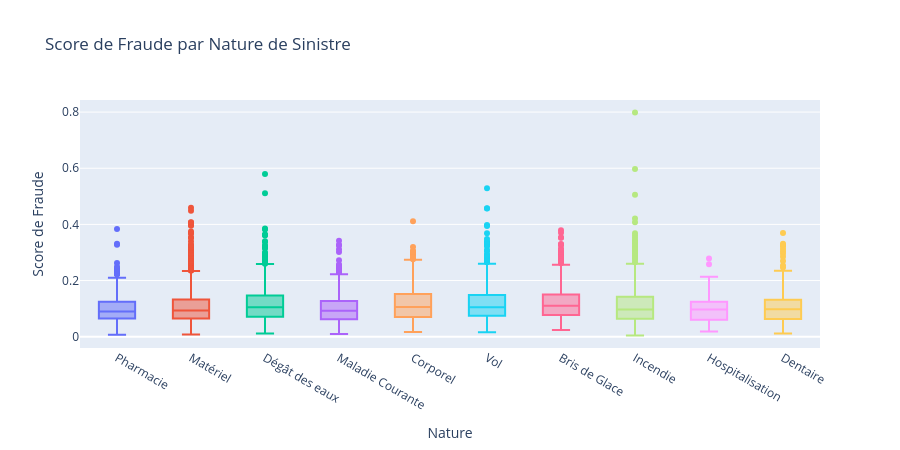
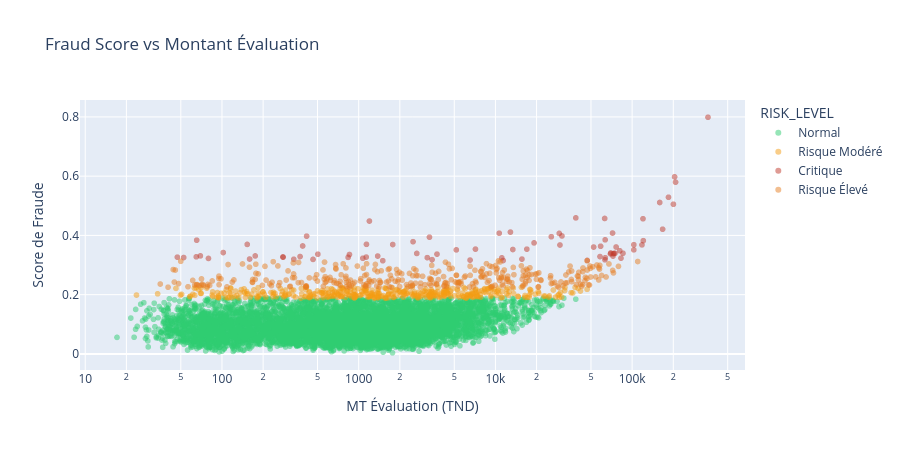

These figures' notebook cell, in order:
### Code cell
# Vue d'ensemble : Fraud Score par Nature de Sinistre
fig = px.box(
    df, x='NATURE_SINISTRE', y='FRAUD_SCORE',
    color='NATURE_SINISTRE',
    title='Score de Fraude par Nature de Sinistre',
    labels={'FRAUD_SCORE': 'Score de Fraude', 'NATURE_SINISTRE': 'Nature'},
)
fig.update_layout(showlegend=False, height=450)
fig.show()

# Score vs Montant
fig2 = px.scatter(
    df, x='MT_EVALUATION', y='FRAUD_SCORE',
    color='RISK_LEVEL',
    color_discrete_map={
        'Normal': '#2ecc71', 'Risque Modéré': '#f39c12',
        'Risque Élevé': '#e67e22', 'Critique': '#c0392b'
    },
    opacity=0.5,
    title='Fraud Score vs Montant Évaluation',
    labels={'MT_EVALUATION': 'MT Évaluation (TND)', 'FRAUD_SCORE': 'Score de Fraude'},
    log_x=True
)
fig2.update_layout(height=450)
fig2.show()

### Figure 1 — Plotly figure (JSON) as saved in the notebook; plotly's stock layout.template omitted (floating-point values rounded to 4 significant figures; data arrays with more than 128 entries replaced by an {"elided": "..."} marker saying what was removed)
{"data": [{"alignmentgroup": "True", "hovertemplate": "Nature=%{x}<br>Score de Fraude=%{y}<extra></extra>", "legendgroup": "Pharmacie", "marker": {"color": "#636efa"}, "name": "Pharmacie", "notched": false, "offsetgroup": "Pharmacie", "orientation": "v", "showlegend": true, "type": "box", "x": {"elided": "429 str values"}, "x0": " ", "xaxis": "x", "y": {"elided": "429 float values"}, "y0": " ", "yaxis": "y"}, {"alignmentgroup": "True", "hovertemplate": "Nature=%{x}<br>Score de Fraude=%{y}<extra></extra>", "legendgroup": "Matériel", "marker": {"color": "#EF553B"}, "name": "Matériel", "notched": false, "offsetgroup": "Matériel", "orientation": "v", "showlegend": true, "type": "box", "x": {"elided": "3035 str values"}, "x0": " ", "xaxis": "x", "y": {"elided": "3035 float values"}, "y0": " ", "yaxis": "y"}, {"alignmentgroup": "True", "hovertemplate": "Nature=%{x}<br>Score de Fraude=%{y}<extra></extra>", "legendgroup": "Dégât des eaux", "marker": {"color": "#00cc96"}, "name": "Dégât des eaux", "notched": false, "offsetgroup": "Dégât des eaux", "orientation": "v", "showlegend": true, "type": "box", "x": {"elided": "592 str values"}, "x0": " ", "xaxis": "x", "y": {"elided": "592 float values"}, "y0": " ", "yaxis": "y"}, {"alignmentgroup": "True", "hovertemplate": "Nature=%{x}<br>Score de Fraude=%{y}<extra></extra>", "legendgroup": "Maladie Courante", "marker": {"color": "#ab63fa"}, "name": "Maladie Courante", "notched": false, "offsetgroup": "Maladie Courante", "orientation": "v", "showlegend": true, "type": "box", "x": {"elided": "545 str values"}, "x0": " ", "xaxis": "x", "y": {"elided": "545 float values"}, "y0": " ", "yaxis": "y"}, {"alignmentgroup": "True", "hovertemplate": "Nature=%{x}<br>Score de Fraude=%{y}<extra></extra>", "legendgroup": "Corporel", "marker": {"color": "#FFA15A"}, "name": "Corporel", "notched": false, "offsetgroup": "Corporel", "orientation": "v", "showlegend": true, "type": "box", "x": {"elided": "468 str values"}, "x0": " ", "xaxis": "x", "y": {"elided": "468 float values"}, "y0": " ", "yaxis": "y"}, {"alignmentgroup": "True", "hovertemplate": "Nature=%{x}<br>Score de Fraude=%{y}<extra></extra>", "legendgroup": "Vol", "marker": {"color": "#19d3f3"}, "name": "Vol", "notched": false, "offsetgroup": "Vol", "orientation": "v", "showlegend": true, "type": "box", "x": {"elided": "864 str values"}, "x0": " ", "xaxis": "x", "y": {"elided": "864 float values"}, "y0": " ", "yaxis": "y"}, {"alignmentgroup": "True", "hovertemplate": "Nature=%{x}<br>Score de Fraude=%{y}<extra></extra>", "legendgroup": "Bris de Glace", "marker": {"color": "#FF6692"}, "name": "Bris de Glace", "notched": false, "offsetgroup": "Bris de Glace", "orientation": "v", "showlegend": true, "type": "box", "x": {"elided": "1005 str values"}, "x0": " ", "xaxis": "x", "y": {"elided": "1005 float values"}, "y0": " ", "yaxis": "y"}, {"alignmentgroup": "True", "hovertemplate": "Nature=%{x}<br>Score de Fraude=%{y}<extra></extra>", "legendgroup": "Incendie", "marker": {"color": "#B6E880"}, "name": "Incendie", "notched": false, "offsetgroup": "Incendie", "orientation": "v", "showlegend": true, "type": "box", "x": {"elided": "640 str values"}, "x0": " ", "xaxis": "x", "y": {"elided": "640 float values"}, "y0": " ", "yaxis": "y"}, {"alignmentgroup": "True", "hovertemplate": "Nature=%{x}<br>Score de Fraude=%{y}<extra></extra>", "legendgroup": "Hospitalisation", "marker": {"color": "#FF97FF"}, "name": "Hospitalisation", "notched": false, "offsetgroup": "Hospitalisation", "orientation": "v", "showlegend": true, "type": "box", "x": {"elided": "130 str values"}, "x0": " ", "xaxis": "x", "y": {"elided": "130 float values"}, "y0": " ", "yaxis": "y"}, {"alignmentgroup": "True", "hovertemplate": "Nature=%{x}<br>Score de Fraude=%{y}<extra></extra>", "legendgroup": "Dentaire", "marker": {"color": "#FECB52"}, "name": "Dentaire", "notched": false, "offsetgroup": "Dentaire", "orientation": "v", "showlegend": true, "type": "box", "x": {"elided": "292 str values"}, "x0": " ", "xaxis": "x", "y": {"elided": "292 float values"}, "y0": " ", "yaxis": "y"}], "layout": {"boxmode": "overlay", "height": 450, "legend": {"title": {"text": "Nature"}, "tracegroupgap": 0}, "showlegend": false, "title": {"text": "Score de Fraude par Nature de Sinistre"}, "xaxis": {"anchor": "y", "categoryarray": ["Pharmacie", "Matériel", "Dégât des eaux", "Maladie Courante", "Corporel", "Vol", "Bris de Glace", "Incendie", "Hospitalisation", "Dentaire"], "categoryorder": "array", "domain": [0, 1], "title": {"text": "Nature"}}, "yaxis": {"anchor": "x", "domain": [0, 1], "title": {"text": "Score de Fraude"}}}}

### Figure 2 — Plotly figure (JSON) as saved in the notebook; plotly's stock layout.template omitted (floating-point values rounded to 4 significant figures; data arrays with more than 128 entries replaced by an {"elided": "..."} marker saying what was removed)
{"data": [{"hovertemplate": "RISK_LEVEL=Normal<br>MT Évaluation (TND)=%{x}<br>Score de Fraude=%{y}<extra></extra>", "legendgroup": "Normal", "marker": {"color": "#2ecc71", "opacity": 0.5, "symbol": "circle"}, "mode": "markers", "name": "Normal", "showlegend": true, "type": "scattergl", "x": {"elided": "7200 float values"}, "xaxis": "x", "y": {"elided": "7200 float values"}, "yaxis": "y"}, {"hovertemplate": "RISK_LEVEL=Risque Modéré<br>MT Évaluation (TND)=%{x}<br>Score de Fraude=%{y}<extra></extra>", "legendgroup": "Risque Modéré", "marker": {"color": "#f39c12", "opacity": 0.5, "symbol": "circle"}, "mode": "markers", "name": "Risque Modéré", "showlegend": true, "type": "scattergl", "x": {"elided": "400 float values"}, "xaxis": "x", "y": {"elided": "400 float values"}, "yaxis": "y"}, {"hovertemplate": "RISK_LEVEL=Critique<br>MT Évaluation (TND)=%{x}<br>Score de Fraude=%{y}<extra></extra>", "legendgroup": "Critique", "marker": {"color": "#c0392b", "opacity": 0.5, "symbol": "circle"}, "mode": "markers", "name": "Critique", "showlegend": true, "type": "scattergl", "x": [502.9, 6523.0, 72620.0, 63480.0, 463.4, 1072.0, 2497.0, 82910.0, 11140.0, 856.1, 416.1, 167100.0, 63290.0, 837.0, 3293.0, 102.2, 85680.0, 389.1, 58210.0, 200300.0, 19170.0, 1140.0, 335.1, 372.6, 1774.0, 11390.0, 120100.0, 71880.0, 47.17, 7148.0, 1377.0, 159.3, 5176.0, 159200.0, 79.65, 102900.0, 175.0, 29660.0, 1198.0, 46930.0, 1135.0, 69.51, 207800.0, 3440.0, 204500.0, 74920.0, 12880.0, 2660.0, 38730.0, 62940.0, 118000.0, 25640.0, 52270.0, 73640.0, 13410.0, 358800.0, 15630.0, 64.89, 29300.0, 63610.0, 153.0, 102900.0, 65.33, 16980.0, 81230.0, 30670.0, 184500.0, 10660.0, 3740.0, 3174.0, 69410.0, 280.0, 120700.0, 76320.0, 58810.0, 52.45, 279.1, 69770.0, 72440.0, 1501.0], "xaxis": "x", "y": [0.3366, 0.3169, 0.338, 0.3852, 0.3191, 0.3229, 0.3789, 0.3232, 0.3243, 0.3356, 0.3975, 0.4209, 0.3176, 0.3259, 0.3941, 0.3421, 0.3398, 0.3643, 0.3286, 0.5052, 0.3748, 0.3698, 0.3195, 0.3288, 0.3692, 0.3153, 0.4563, 0.408, 0.3266, 0.3538, 0.3303, 0.3202, 0.3512, 0.5112, 0.3223, 0.3513, 0.3307, 0.3677, 0.4485, 0.3157, 0.3268, 0.3309, 0.5798, 0.3183, 0.5977, 0.3396, 0.4112, 0.3391, 0.4592, 0.4572, 0.3681, 0.3956, 0.3607, 0.339, 0.3525, 0.7989, 0.3201, 0.3278, 0.4069, 0.3246, 0.3696, 0.3686, 0.3838, 0.3536, 0.3482, 0.3982, 0.5288, 0.4074, 0.3369, 0.3251, 0.3377, 0.3266, 0.3822, 0.3609, 0.3634, 0.3254, 0.3273, 0.3407, 0.3302, 0.3146], "yaxis": "y"}, {"hovertemplate": "RISK_LEVEL=Risque Élevé<br>MT Évaluation (TND)=%{x}<br>Score de Fraude=%{y}<extra></extra>", "legendgroup": "Risque Élevé", "marker": {"color": "#e67e22", "opacity": 0.5, "symbol": "circle"}, "mode": "markers", "name": "Risque Élevé", "showlegend": true, "type": "scattergl", "x": {"elided": "320 float values"}, "xaxis": "x", "y": {"elided": "320 float values"}, "yaxis": "y"}], "layout": {"height": 450, "legend": {"title": {"text": "RISK_LEVEL"}, "tracegroupgap": 0}, "title": {"text": "Fraud Score vs Montant Évaluation"}, "xaxis": {"anchor": "y", "domain": [0, 1], "title": {"text": "MT Évaluation (TND)"}, "type": "log"}, "yaxis": {"anchor": "x", "domain": [0, 1], "title": {"text": "Score de Fraude"}}}}
